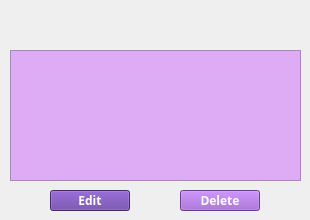
      <widget class="QWidget" name="editStack">
       <widget class="QListView" name="editlistView">
        <property name="geometry">
         <rect>
          <x>10</x>
          <y>50</y>
          <width>291</width>
          <height>131</height>
         </rect>
        </property>
        <property name="styleSheet">
         <string notr="true">background: #DEACf5;
color: white</string>
        </property>
       </widget>
       <widget class="QPushButton" name="editBtn">
        <property name="geometry">
         <rect>
          <x>50</x>
          <y>190</y>
          <width>80</width>
          <height>21</height>
         </rect>
        </property>
        <property name="font">
         <font>
          <family>Poppins</family>
          <bold>true</bold>
         </font>
        </property>
        <property name="styleSheet">
         <string notr="true">background: #6237A0;
color: white</string>
        </property>
        <property name="text">
         <string>Edit</string>
        </property>
       </widget>
       <widget class="QPushButton" name="delBtn">
        <property name="geometry">
         <rect>
          <x>180</x>
          <y>190</y>
          <width>80</width>
          <height>21</height>
         </rect>
        </property>
        <property name="font">
         <font>
          <family>Poppins</family>
          <bold>true</bold>
         </font>
        </property>
        <property name="styleSheet">
         <string notr="true">background: #9754cb;
color: white</string>
        </property>
        <property name="text">
         <string>Delete</string>
        </property>
       </widget>
      </widget>
